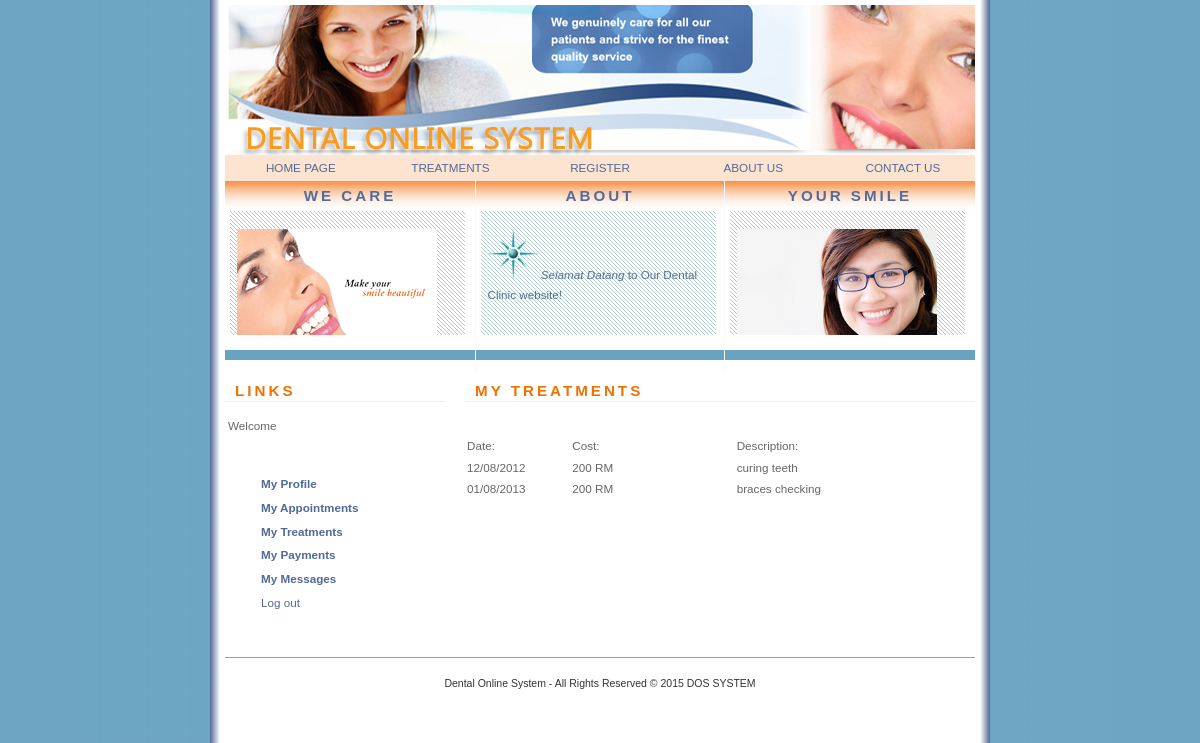
The page /trtment.php?id=2 on the database as committed earlier.
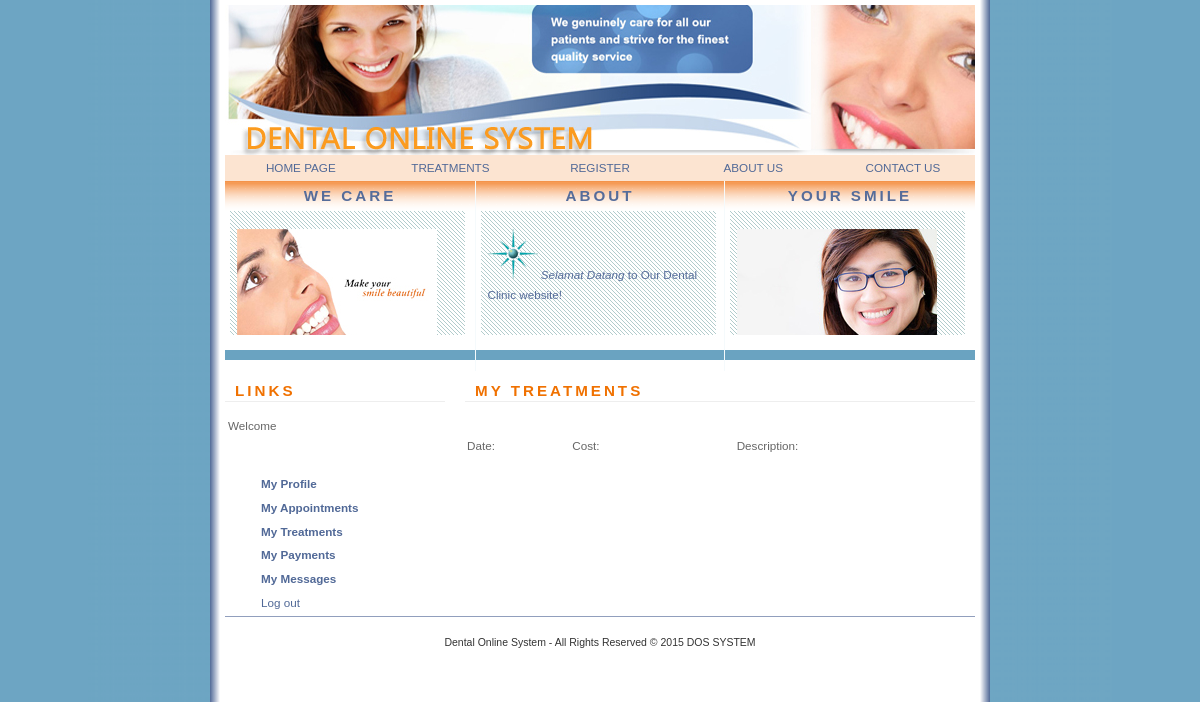
The same page on the database as committed later.
### tables this page shows
CREATE TABLE `treatments` (
  `id` int(10) unsigned NOT NULL auto_increment,
  `date_` varchar(45) NOT NULL,
  `cost` varchar(45) NOT NULL,
  `desc` varchar(45) NOT NULL,
  `comment` varchar(45) NOT NULL,
  `pid` int(10) unsigned NOT NULL,
  PRIMARY KEY  (`id`)
);

### trtment.php (the view, shortened to what this page needs)
<!DOCTYPE html PUBLIC "-//W3C//DTD XHTML 1.0 Transitional//EN" "http://www.w3.org/TR/xhtml1/DTD/xhtml1-transitional.dtd">
<html xmlns="http://www.w3.org/1999/xhtml">
<head>
<link href="style.css" rel="stylesheet" type="text/css" />
<script type="text/javascript" src="stmenu.js"></script></head>
<body>
<div id="container">
  <div id="banner">
    <h1>&nbsp;</h1>
    <h1>&nbsp;</h1>
    <h1 class="style3">&nbsp;</h1>
  </div>
<table width="100%" border="0" align="center" bgcolor="#FCE4D1">
    <tr>
      <td width="20%"><div align="center" class="style8"><a href="index.php">HOME PAGE </a></div></td>
      <td width="20%"><div align="center"><a href="treatments.php">TREATMENTS</a><a href="treatments.php" class="style8"></a></div></td>
      <td width="20%"><div align="center"><a href="register.php">REGISTER</a></div></td>
      <td width="21%"><div align="center" class="style8"><a href="aboutus.php">ABOUT US</a></div></td>
      <td width="19%"><div align="center" class="style8"><a href="contactus.php">CONTACT US</a></div></td>
    </tr>
  </table>
  <div class="intro">
    <h2> We care </h2>
    <div class="scroll">
      <p><img src="img/ser-banner3.jpg" alt="star" /> Make Your Smile Beautiful. </p>
    </div>
  </div>
  <div class="intro2">
    <h2> about </h2>
    <div class="scroll">
      <p><img src="img/star.gif" alt="star" />  <em>Selamat Datang</em>&nbsp;to Our Dental Clinic website!</p>
    </div>
  </div>
  <div class="intro3">
    <h2> your smile </h2>
    <div class="scroll">
      <p><img src="img/rght.jpg" alt="star" />  </p>
    </div>
  </div>
  <div id="sidebar">
    <h1> Links </h1>
    <p>
      <?
		echo "Welcome  "  .$_SESSION ["name"]. "<br/><br/>";
		$pid = $_GET["id"];
    ?>
    </p>
    <table width="70%" align="center" cellspacing="2">
    <tr><td align="left"> <a href="profile.php?id=<? echo $pid; ?>"><strong>My Profile</strong></a></td> </tr>
    <tr><td align="left"><a href="apptmnt.php?id=<? echo $pid; ?>"><strong>My Appointments</strong></a></td> </tr>
    <tr><td align="left"><a href="trtment.php?id=<? echo $pid; ?>"><strong>My Treatments</strong></a></td> </tr>
    <tr><td align="left"><a href="payment.php?id=<? echo $pid; ?>"><strong>My Payments</strong></a></td> </tr>
    <tr><td align="left"><a href="pmsgs.php?id=<? echo $pid; ?>"><strong>My Messages</strong></a></td> </tr>
    <tr><td align="left"><a href="logout.php">Log out</a></td> </tr>
    </table>
  </div>
  <div id="content">
    <h1><strong>My <strong>Treatments</strong></strong></h1>
    <table width="500" border="0" cellpadding="0" cellspacing="2">
      <tr>
        <td height="30" colspan="3" class="page_heading"><div align="center"></div></td>
      </tr>
      <tr>
        <td width="21%" class="form_label_right">Date:</td>
        <td width="33%">Cost:  </td>
        <td width="46%">Description:</td>
      </tr>
	  <?
	   	$query = "SELECT * FROM treatments WHERE pid = '$pid'";
		$result = mysql_query($query);
		while($rowApps1 = mysql_fetch_object($result))
		{
			$date_    	     = $rowApps1->date_;
			$cost			 = $rowApps1->cost;
			$desc    	 	 = $rowApps1->desc;
	 ?>
      <tr>
        <td><? echo $date_;?></td>
        <td><? echo $cost."  RM";?></td>
        <td><? echo $desc;?></td>
      </tr>
<?
}
?>
      <tr>
        <td colspan="3"><p>&nbsp;</p>
        <p align="center"><a href="#"></a></p></td>
      </tr>
    </table>
    <p>&nbsp;</p>
    <p>&nbsp;</p>
  </div>
  <div id="footer">
    <div align="center">
      <p>Dental Online System - All Rights Reserved &copy; 2015 DOS SYSTEM      </p>
    </div>
  </div>
</div>
</body>
</html>

### style.css (style rules this page uses)
body { margin: 0; padding: 0; font: 73% "Trebuchet MS", verdana, arial, tahoma, sans-serif; line-height: 1.7em; color: #666; background: #fff url(img/bg.gif) center repeat-y; }
#container { width: 750px; margin: 0 auto; padding: 0; border: 5px solid #fff; }
#banner { height:150px; padding: 0; margin: 0; color: #000; background: #fff url(img/head.jpg) no-repeat; }
#banner h1 { margin: 0 0 10px 10px; padding-top: 20px; letter-spacing: 3px; font: 200% verdana, arial, tahoma, sans-serif; color: #333; background: transparent; }
.intro { float:left; width:240px; margin: 0 0 5px 0; padding: 5px; border-bottom: 10px solid #6AA3C1; text-align:left; color: #202f46; background: transparent url(img/bg3.gif) no-repeat; }
.intro2 { float: left; width: 238px; margin: 0 0 5px 0; padding: 5px; border-bottom: 10px solid #6AA3C1; color: #555; background: transparent url(img/bg3.gif) no-repeat; }
.intro3 { float: right; width:240px; margin: 0 0 5px 0; padding: 5px; border-bottom: 10px solid #6AA3C1; color: #555; background: transparent url(img/bg3.gif) no-repeat; }
#content { margin: 0 0 0 240px; padding: 0; }
#sidebar { float: left; width: 220px; margin: 0 10px 0 0; padding: 0; }
#footer { clear:both; padding: 3px; margin: 0; font-size: 0.9em; border-top: 1px solid #919FBD; color: #333; background: #fff; }
p { padding: 3px; }
#content h1, #sidebar h1 { margin: 0; padding-left: 10px; font-size: 130%; letter-spacing: 3px; text-transform: uppercase; border-bottom: 1px solid #eee; color: #F07100; background: inherit; }
h2 { font-size: 130%; padding: 0px; margin: 0; text-align: center; letter-spacing: 3px; text-transform: uppercase; color: #556C9A; background:transparent; }
a { text-decoration: none; color: #516997; background: inherit; }
div.scroll { overflow: auto; width: 228px; height: 10em; margin: 5px 0 10px 0; padding: 0.3em; color: #556C9A; background: transparent url(img/9.png) repeat; }

Rows that differ between the two databases and show on the page:
removed treatments: date_ "12/08/2012", cost "200", desc "curing teeth"
removed treatments: date_ "01/08/2013", cost "200", desc "braces checking"
